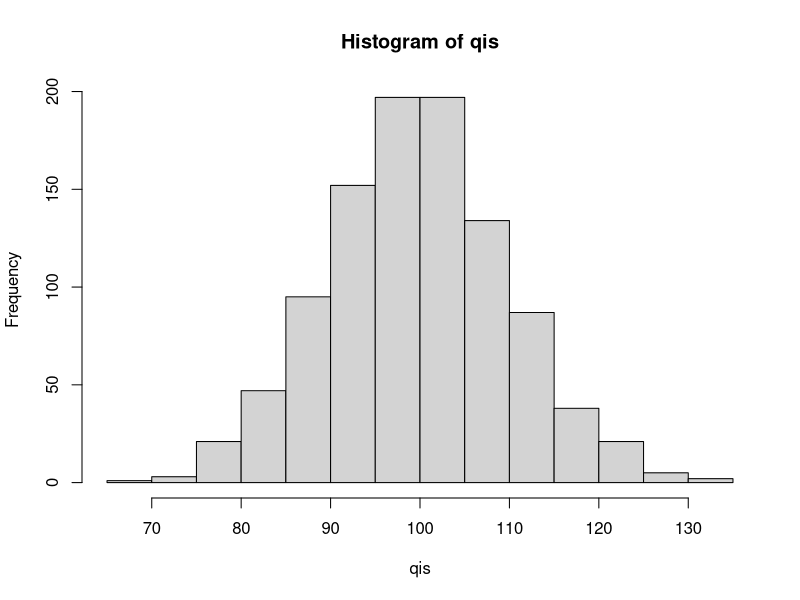
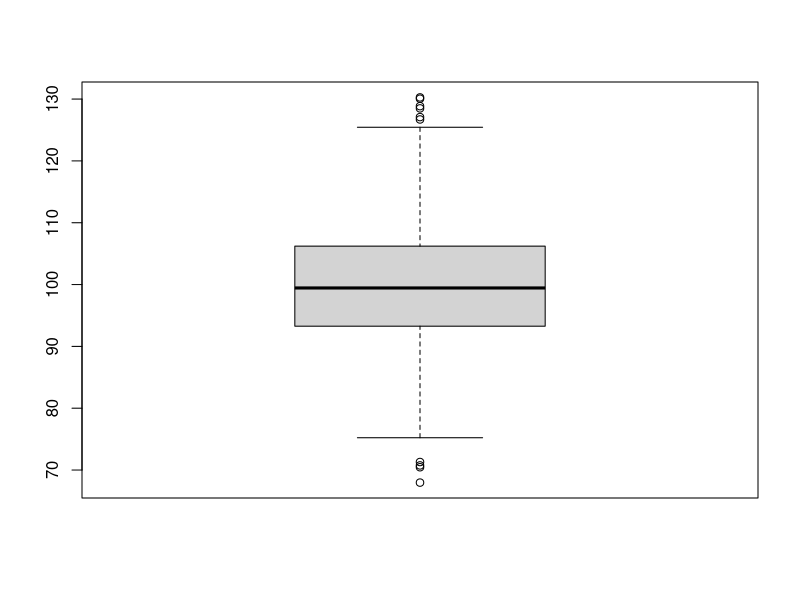

Recreate these plots in R, in order. (Note: this script raises an error after producing the figures.)
# Zetta Health Academy - Curso Dashboards com Shiny
# URL: https://github.com/zetta-academy/curso-dashboards-com-shiny
# Autora: Ana Flávia Souza, UFV

# Execute a linha abaixo para importar a biblioteca
library(rmarkdown)

# Funções -----------------------------------------------------------------
# Imprime o nome de uma pessoa objeto (character)
# Para construir uma função, utiliza-se "function" e defini-se os parâmetros
# dentro dos parênteses.
# Para ler mais sobre funções, veja
# https://www.tutorialspoint.com/r/r_functions.htm

minha_primeira_funcao <- function(nome = "Ana") {
  paste("Nome:", nome)
}

# Chame a função acima, trocando o input pelo seu nome.
# Dica: para chamar a função, use minha_primeira_funcao().



# EXERCÍCIO 1: Crie uma função que adicione 10 unidades a um valor inputado.
# Dica: lembre-se das {} para indentar o código da função.
soma_dez <- function(numero) {
  numero + 10
}

soma_dez(0)



# Outros exemplos de funções para análise de dados
# Rode as linhas abaixo, uma a uma.
qis <- rnorm(n = 1000, mean =  100, sd = 10)
summary(qis)
hist(qis)
boxplot(qis)


# Controle de fluxo -------------------------------------------------------
# Com os controles de fluxo if, else e else if, podemos criar condições para
# rodar nosso código.

valor <- FALSE       # atribua TRUE ou FALSE para a variável "valor"


if (valor == TRUE) {
  print("Uma verdade: Shiny é uma excelente ferramenta.")
} else {
  print("Uma mentira: aprender Shiny é difícil.")
}


# A função a seguir faz parte do projeto final deste curso. Observe sua
# estrutura e tente entender qual é a sua funcionalidade.
colorize_infovalue <- function(value){
  if (value > 1.2) {
    "danger"
  } else if (value > 0.9) {
    "primary"
  } else {
    "light"
  }
}


# DICA: Em controle de fluxo, os operadores lógicos e relacionais são bastante
# úteis. Para saber mais sobre esses operadores em R, rode a linha abaixo.
# Antes de rodar, lembre-se apenas de definir a pasta "semana00_introdução_ao_r"
# como diretório de trabalho.
# Um arquivo html será criado nesse mesmo diretório e você poderá abri-lo no
# seu browser.
rmarkdown::render("tipos_de_operadores.Rmd")




# EXERCÍCIO 2: Complete o código da função para que: a) se valor_01 for menor
# que o valor_02, a função printe "O valor_01 é o maior"; b) qualquer outro
# resultado, a função printe "O Valor_01 não é o maior". Depois, chame a função,
# atribuindo valores ao valor_01 e ao valor_02.

comparar_valores <- function(valor_01, valor_02) {
  # Seu código aqui

}

# Chamar a função
comparar_valores()




## Glossário ----
summary(object)                        # Retorna estatísticas básicas
rnorm(n = 1E4, mean = 100, sd = 20)    # Cria uma distribuição normal
hist(object)                           # Plota um histograma
boxplot(object)                        # Plota um diagrama de caixas e bigodes
paste(character1, character2)          # Concatena duas ou mais strings
print(object)                          # Printa um objeto
